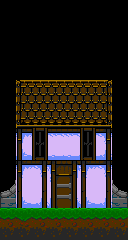

A 2D game scene composited from a Tiled map and its tileset images. What follows is a short description and the map's XML, with every tile layer's data as written:
An orthogonal 8x15 tile map with 16x16 px tiles, 2 tile layers (back, front).

<map version="1.0" orientation="orthogonal" width="8" height="15" tilewidth="16" tileheight="16">
 <tileset firstgid="1" name="town" tilewidth="16" tileheight="16">
  <image source="../../img/tiles/town.gif" trans="ff00ff" width="256" height="256" />
 </tileset>
 <layer name="back" width="8" height="15">
  <data encoding="csv">
0,0,0,0,0,0,0,0,
0,0,0,0,0,0,0,0,
0,0,0,0,0,0,0,0,
0,0,0,0,0,0,0,0,
0,0,0,0,0,0,0,0,
0,1,2,2,2,2,3,0,
0,17,18,18,18,18,19,0,
0,33,34,34,34,34,35,0,
0,132,134,131,131,134,133,0,
0,164,150,163,163,150,165,0,
0,132,133,135,136,132,133,0,
154,148,149,151,152,148,149,158,
170,164,165,167,168,164,165,174,
0,0,0,0,0,0,0,0,
0,0,0,0,0,0,0,0
</data>
 </layer>
 <layer name="front" width="8" height="15">
  <data encoding="csv">
166,166,166,166,166,166,166,166,
0,0,0,0,0,0,0,0,
0,0,0,0,0,0,0,0,
0,0,0,0,0,0,0,0,
0,0,0,0,0,0,0,0,
0,0,0,0,0,0,0,0,
0,0,0,0,0,0,0,0,
0,0,0,0,0,0,0,0,
0,0,0,0,0,0,0,0,
0,0,0,0,0,0,0,0,
0,0,0,0,0,0,0,0,
0,0,0,0,0,0,0,0,
0,0,0,0,0,0,0,0,
177,178,179,180,181,182,183,184,
193,194,195,196,197,198,199,200
</data>
 </layer>
 <objectgroup name="objects" width="8" height="15" />
</map>
